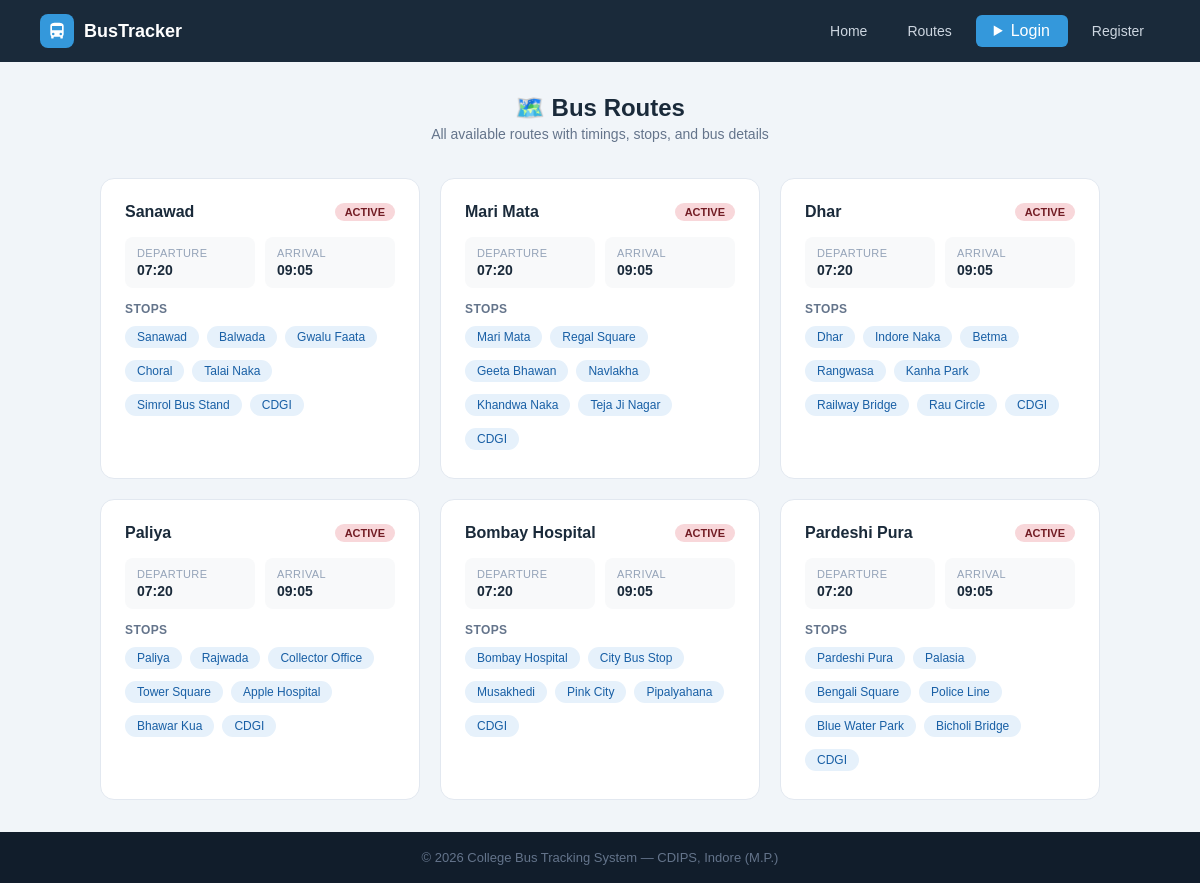
Screenshot of /routes-info with the database file from the repository.
### tables this page shows
CREATE TABLE routes (
        id INTEGER PRIMARY KEY AUTOINCREMENT,
        route_name TEXT NOT NULL, bus_id INTEGER,
        start_point TEXT, end_point TEXT,
        departure_time TEXT, arrival_time TEXT, stops TEXT, original_bus_id INTEGER,
        FOREIGN KEY(bus_id) REFERENCES buses(id));

### app.py (the view)
@app.route('/routes-info')
def routes_page():
    db = get_db()
    routes = db.execute('''SELECT r.*,b.bus_number,b.driver_name,b.status
                           FROM routes r LEFT JOIN buses b ON r.bus_id=b.id''').fetchall()
    db.close(); return render_template('routes.html', routes=routes)

### app.py (called while the page is built, shortened)
def get_db():
    conn = sqlite3.connect(DB)
    conn.row_factory = sqlite3.Row
    return conn

@app.context_processor
def inject_notifications():
    return dict(notifications=[], unread_count=0)

### templates/routes.html (shortened to what this page needs)
{% extends "base.html" %}
{% block content %}
<div class="page">
    <div class="page-header" style="text-align:center;margin-bottom:36px">
        <h1>🗺️ Bus Routes</h1>
        <p>All available routes with timings, stops, and bus details</p>
    </div>
    <div class="routes-grid">
    {% for r in routes %}
    <div class="route-card">
        <div class="route-header">
            <div class="route-name">{{ r.route_name }}</div>
            <span class="badge {{ 'badge-green' if r.status == 'active' else 'badge-red' }}">
                {{ r.status.upper() if r.status else 'ACTIVE' }}
            </span>
        </div>
        <div class="route-info">
            <div class="ri-item"><div class="key">Departure</div><div class="val">{{ r.departure_time }}</div></div>
            <div class="ri-item"><div class="key">Arrival</div><div class="val">{{ r.arrival_time }}</div></div>
        </div>
        <div class="stops-label">Stops</div>
        <div class="stops-flow">
            {% set stop_list = r.stops.replace('-', '→').replace(',', '→').split('→') %}
            {% for stop in stop_list %}
            <span class="stop-chip">{{ stop.strip() }}</span>
            {% endfor %}
        </div>
    </div>
    {% else %}
    <div style="text-align:center;color:#94a3b8;padding:40px;grid-column:1/-1">No routes available.</div>
    {% endfor %}
    </div>
</div>
{% endblock %}

### static/css/style.css (style rules this page uses)
* { margin: 0; padding: 0; box-sizing: border-box; font-family: Arial, sans-serif; }
.badge { display: inline-block; padding: 3px 10px; border-radius: 20px; font-size: 11px; font-weight: bold; }
.badge-red { background: #f8d7da; color: #721c24; }
.page { padding: 32px 40px; background: #f1f5f9; min-height: 80vh; }
.page-header { margin-bottom: 24px; }
.page-header h1 { font-size: 24px; color: #1a2a3a; font-weight: bold; }
.page-header p { font-size: 14px; color: #64748b; margin-top: 4px; }
.stop-chip { background: #e6f1fb; color: #185fa5; font-size: 12px; padding: 4px 12px; border-radius: 20px; margin: 4px 4px 4px 0; }
.routes-grid { display: grid; grid-template-columns: repeat(auto-fit, minmax(300px, 1fr)); gap: 20px; max-width: 1000px; margin: 0 auto; }
.route-card { background: white; border-radius: 14px; border: 1px solid #e2e8f0; padding: 24px; transition: box-shadow .2s; }
.route-header { display: flex; justify-content: space-between; align-items: flex-start; margin-bottom: 16px; }
.route-name { font-size: 16px; font-weight: bold; color: #1a2a3a; }
.route-info { display: grid; grid-template-columns: 1fr 1fr; gap: 10px; margin-bottom: 14px; }
.ri-item { background: #f8f9fa; border-radius: 8px; padding: 10px 12px; }
.ri-item .key { font-size: 11px; color: #94a3b8; text-transform: uppercase; letter-spacing: .4px; margin-bottom: 3px; }
.ri-item .val { font-size: 14px; font-weight: bold; color: #1a2a3a; }
.stops-flow { display: flex; flex-wrap: wrap; gap: 4px; }
.stops-label { font-size: 12px; color: #64748b; font-weight: bold; margin-bottom: 6px; text-transform: uppercase; letter-spacing: .4px; }

### rows the page displays
routes: route_name "Sanawad", status "ACTIVE", departure_time "07:20", arrival_time "09:05", strip "Sanawad" "Balwada" "Gwalu Faata" "Choral" "Talai Naka" "Simrol Bus Stand" "CDGI"
routes: route_name "Mari Mata", status "ACTIVE", departure_time "07:20", arrival_time "09:05", strip "Mari Mata" "Regal Square" "Geeta Bhawan" "Navlakha" "Khandwa Naka" "Teja Ji Nagar" "CDGI"
routes: route_name "Dhar", status "ACTIVE", departure_time "07:20", arrival_time "09:05", strip "Dhar" "Indore Naka" "Betma" "Rangwasa" "Kanha Park" "Railway Bridge" "Rau Circle" "CDGI"
routes: route_name "Paliya", status "ACTIVE", departure_time "07:20", arrival_time "09:05", strip "Paliya" "Rajwada" "Collector Office" "Tower Square" "Apple Hospital" "Bhawar Kua" "CDGI"
routes: route_name "Bombay Hospital", status "ACTIVE", departure_time "07:20", arrival_time "09:05", strip "Bombay Hospital" "City Bus Stop" "Musakhedi" "Pink City" "Pipalyahana" "CDGI"
routes: route_name "Pardeshi Pura", status "ACTIVE", departure_time "07:20", arrival_time "09:05", strip "Pardeshi Pura" "Palasia" "Bengali Square" "Police Line" "Blue Water Park" "Bicholi Bridge" "CDGI"
